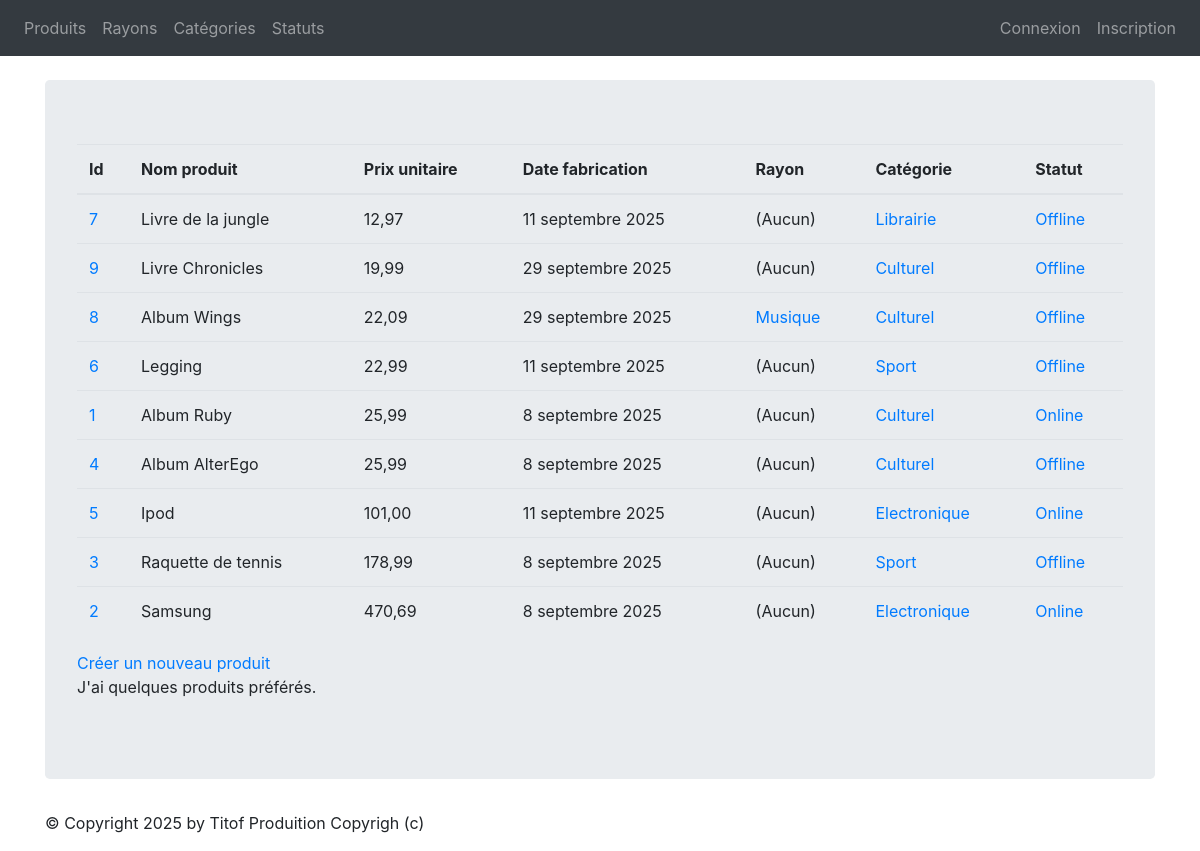
Screenshot of /monApp/produits/ with the database file from the repository.
### monApp/models.py (models this page shows, shortened)
class Produit(models.Model):
    refProd = models.AutoField(primary_key=True)
    intituleProd = models.CharField(max_length=200)
    prixUnitaireProd = models.DecimalField(max_digits=10, decimal_places=2)
    dateFabProd = models.DateField(default=date.today)
    categorie = models.ForeignKey(Categorie, on_delete=models.CASCADE, related_name="produits_categorie", null=True, blank=True)
    status = models.ForeignKey(Statut, on_delete=models.CASCADE, related_name="produits_status",null=True, blank=True)
    rayon = models.ForeignKey(Rayon, on_delete=models.CASCADE, related_name="produits_rayon",null=True, blank=True)

class Categorie(models.Model):
    idCat = models.AutoField(primary_key=True)
    nomCat = models.CharField(max_length=100)
    def __str__(self):
        return self.nomCat

class Statut(models.Model):
    idStatus = models.AutoField(primary_key=True)
    libelleStatus = models.CharField(max_length=100)
    def __str__(self):
        return self.libelleStatus

class Rayon(models.Model):
    idRayon = models.AutoField(primary_key=True)
    nomRayon = models.CharField(max_length=100)
    def __str__(self):
        return self.nomRayon

### monApp/views.py (the view)
# urls.py: path("produits/",views.ProduitListView.as_view(),name="lst_prdts"),
class ProduitListView(ListView):
    model = Produit
    template_name = "list_produits.html"
    context_object_name = "prdts"
    def get_queryset(self ) :
        return Produit.objects.order_by("prixUnitaireProd")
    def get_context_data(self, **kwargs):
        context = super(ProduitListView, self).get_context_data(**kwargs)
        context['titremenu'] = "Liste de mes produits"
        return context

### monApp/templates/list_produits.html
{% extends 'base.html' %}
{% block content %}
<table class="table">
    <thead>
        <th>Id</th>
        <th>Nom produit</th>
        <th>Prix unitaire</th>
        <th>Date fabrication</th>
        <th>Rayon</th>
        <th>Catégorie</th>
        <th>Statut</th>
    </thead>
    <tbody>
    {% for prdt in prdts %}
    <tr>
        <td><a href="{% url 'dtl_prdt' prdt.refProd %}">{{ prdt.refProd }}</a></td>
        <td>{{ prdt.intituleProd }} </td>
        <td>{{ prdt.prixUnitaireProd }} </td>
        <td>{{ prdt.dateFabProd }} </td>
        <td>
        {% if prdt.rayon %}
            <a href="{% url 'dtl_rayon' prdt.rayon.idRayon %}">{{ prdt.rayon }}</a>
        {% else %}
            (Aucun)
        {% endif %}
        </td>
        <td>
        {% if prdt.categorie %}
            <a href="{% url 'dtl_categorie' prdt.categorie.idCat %}">{{ prdt.categorie }}</a>
        {% else %}
            (Aucune)
        {% endif %}
        </td>
        <td>
            {% if prdt.status %}
            <a href="{% url 'dtl_statut' prdt.status.idStatus %}">{{ prdt.status }}</a>
        {% else %}
            (Aucun)
        {% endif %}
        </td>
    </tr>
    {% endfor %}
    </tbody>
</table>
<a href="{% url 'crt_prdt' %}">Créer un nouveau produit</a>
<p>
J'ai
{% if prdts|length < 5 %}
    peu de
{% elif prdts|length < 10 %}
    quelques
{% else %}
    beaucoup de
{% endif %}
produits préférés.
</p>
{% endblock %}

### rows the page displays
Produit: refProd "7", intituleProd "Livre de la jungle", prixUnitaireProd "12,97", dateFabProd "11 septembre 2025", shows "(Aucun)", categorie "Librairie", status "Offline"
Produit: refProd "9", intituleProd "Livre Chronicles", prixUnitaireProd "19,99", dateFabProd "29 septembre 2025", shows "(Aucun)", categorie "Culturel", status "Offline"
Produit: refProd "8", intituleProd "Album Wings", prixUnitaireProd "22,09", dateFabProd "29 septembre 2025", rayon "Musique", categorie "Culturel", status "Offline"
Produit: refProd "6", intituleProd "Legging", prixUnitaireProd "22,99", dateFabProd "11 septembre 2025", shows "(Aucun)", categorie "Sport", status "Offline"
Produit: refProd "1", intituleProd "Album Ruby", prixUnitaireProd "25,99", dateFabProd "8 septembre 2025", shows "(Aucun)", categorie "Culturel", status "Online"
Produit: refProd "4", intituleProd "Album AlterEgo", prixUnitaireProd "25,99", dateFabProd "8 septembre 2025", shows "(Aucun)", categorie "Culturel", status "Offline"
Produit: refProd "5", intituleProd "Ipod", prixUnitaireProd "101,00", dateFabProd "11 septembre 2025", shows "(Aucun)", categorie "Electronique", status "Online"
Produit: refProd "3", intituleProd "Raquette de tennis", prixUnitaireProd "178,99", dateFabProd "8 septembre 2025", shows "(Aucun)", categorie "Sport", status "Offline"
Produit: refProd "2", intituleProd "Samsung", prixUnitaireProd "470,69", dateFabProd "8 septembre 2025", shows "(Aucun)", categorie "Electronique", status "Online"
